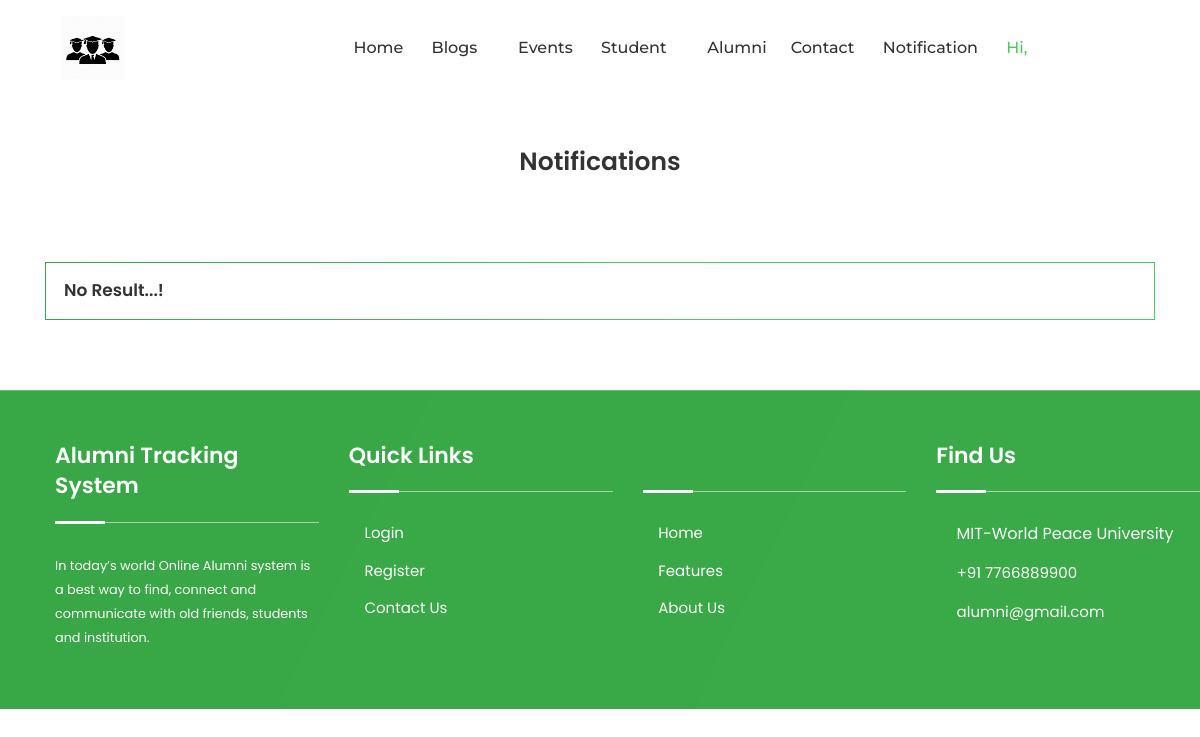
Page /notifications.php on the earlier database version.
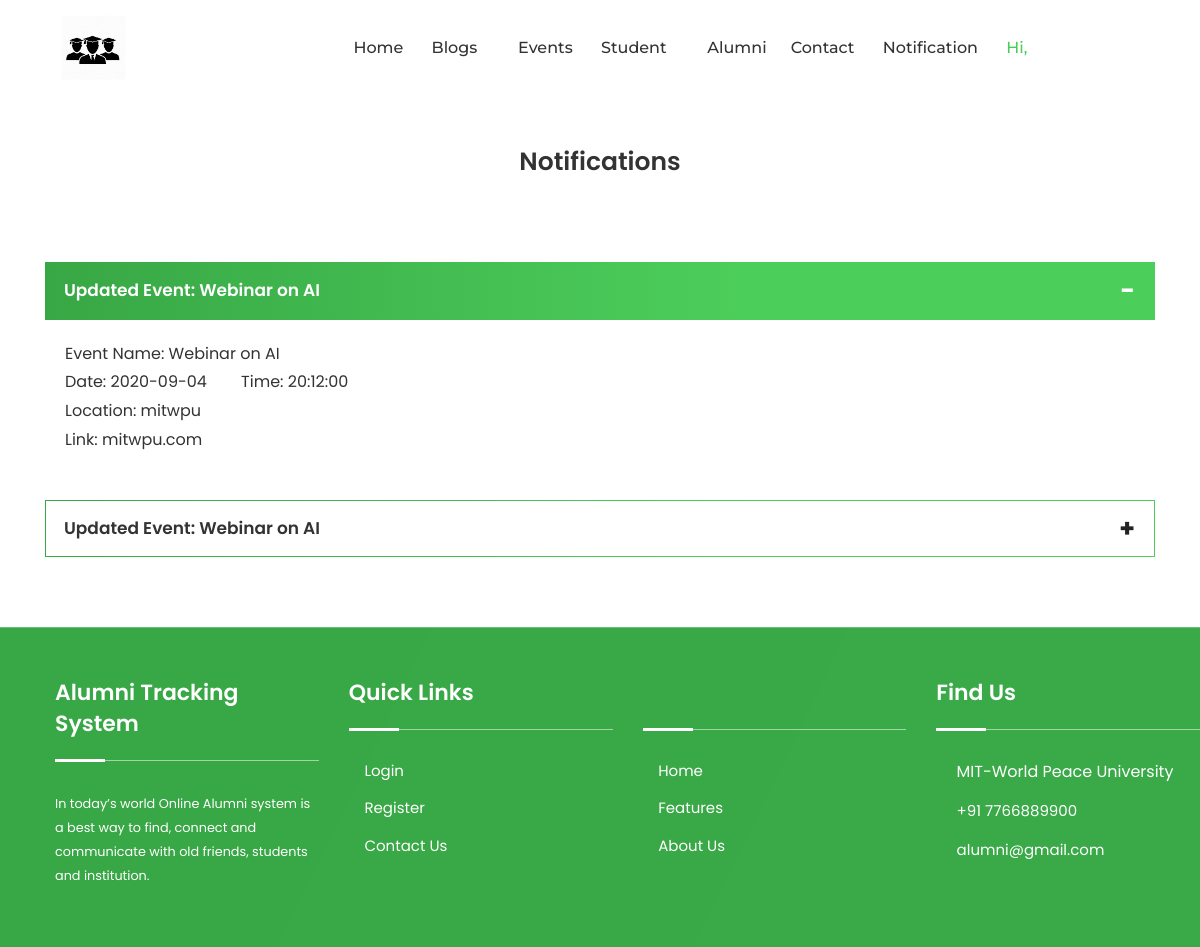
Same page on the later database version.
### tables this page shows
CREATE TABLE `tblnotification` (
  `Nid` int(11) NOT NULL,
  `Eid` int(11) NOT NULL,
  `UpdatedDate` date DEFAULT NULL,
  `IsActive` int(1) NOT NULL
);

CREATE TABLE `tblevent` (
  `Eid` int(11) NOT NULL,
  `Ename` varchar(100) NOT NULL,
  `Location` varchar(100) NOT NULL,
  `Elink` varchar(100) NOT NULL,
  `Edate` date NOT NULL,
  `Etime` time NOT NULL,
  `Edescription` text NOT NULL,
  `CreatedUid` int(11) NOT NULL,
  `AlumniUid` int(11) NOT NULL,
  `Deptid` int(11) NOT NULL,
  `IsAccepted` tinyint(7) NOT NULL,
  `IsActive` tinyint(7) NOT NULL
);

### notifications.php (the view, shortened to what this page needs)
<?php
    include_once("DbConnection.php");
?>
<!DOCTYPE html>
<html lang="zxx">
    <head>
    <?php include_once('cssLinks.php');?>
    </head>
    <body>
        <?php
            if($_SESSION['Type']=="Student")
            {
                include_once('headerStudent.php');
            }
            else if($_SESSION['Type']=="Alumni")
            {
                include_once('headerAlumni.php');
            }
            else{
                include_once('headerHod.php');
            }
        ?>
        <section class="container">
                <div class="row faq-wrap">
                    <div class="col-lg-12">
                        <div class="faq-head">
                            <br><br><br><br><br><br>
                            <center><h2>Notifications</h2></center>
                            <br><br>
                        </div>
                        <div class="faq-item">
                            <ul class="accordion">
                            <?php
                                $sel="SELECT e.Ename,e.Edate,e.Etime,e.Location,e.Elink,n.UpdatedDate from tblnotification AS n,tblevent AS e WHERE e.Eid=n.Eid AND e.IsAccepted=1";
                                $res=mysqli_query($con,$sel);
                                if($res->num_rows>0)
                                {
                                    while($data=$res->fetch_array())
                                    {
                                        $ename=$data['Ename'];
                                        $date=$data['Edate'];
                                        $time=$data['Etime'];
                                        $loc=$data['Location'];
                                        $link=$data['Elink'];
                                        $udate=$data['UpdatedDate'];
                            ?>
                                        <li class="wow fadeInUp">
                                            <?php
                                                if($udate==0000-00-00 || $udate==null)
                                                {
                                            ?>
                                                    <a>New Event: <?php echo $ename; ?></a>
                                            <?php
                                                }
                                                else
                                                {
                                            ?>
                                                    <a>Updated Event: <?php echo $ename; ?></a>
                                            <?php
                                                }
                                            ?>
                                                <p>Event Name: <?php echo $ename; ?>
                                                <br>Date: <?php echo $date; ?>
                                                &nbsp;&nbsp;&nbsp;&nbsp;&nbsp;&nbsp;
                                                Time: <?php echo $time; ?>
                                                <br>Location: <?php echo $loc; ?>
                                                <br>Link: <?php echo $link; ?>
                                            </p>
                                        </li>
                            <?php
                                    }
                                }
                                if($res->num_rows==null)
                                {
                            ?>
                                    <a>No Result...!</a>
                            <?php
                                }
                            ?>
                            </ul>
                        </div>
                    </div>
                </div>
        </section>
        <?php include_once('footer.php');?>
    </body>
</html>

Differences in the rows shown:
added tblnotification: Eid.Ename "Webinar on AI", Eid.Edate "2020-09-04", Eid.Etime "20:12:00", Eid.Location "mitwpu", Eid.Elink "mitwpu.com"
added tblnotification: Eid.Ename "Webinar on AI"
Other differences:
text no longer shown: "No Result...!"
